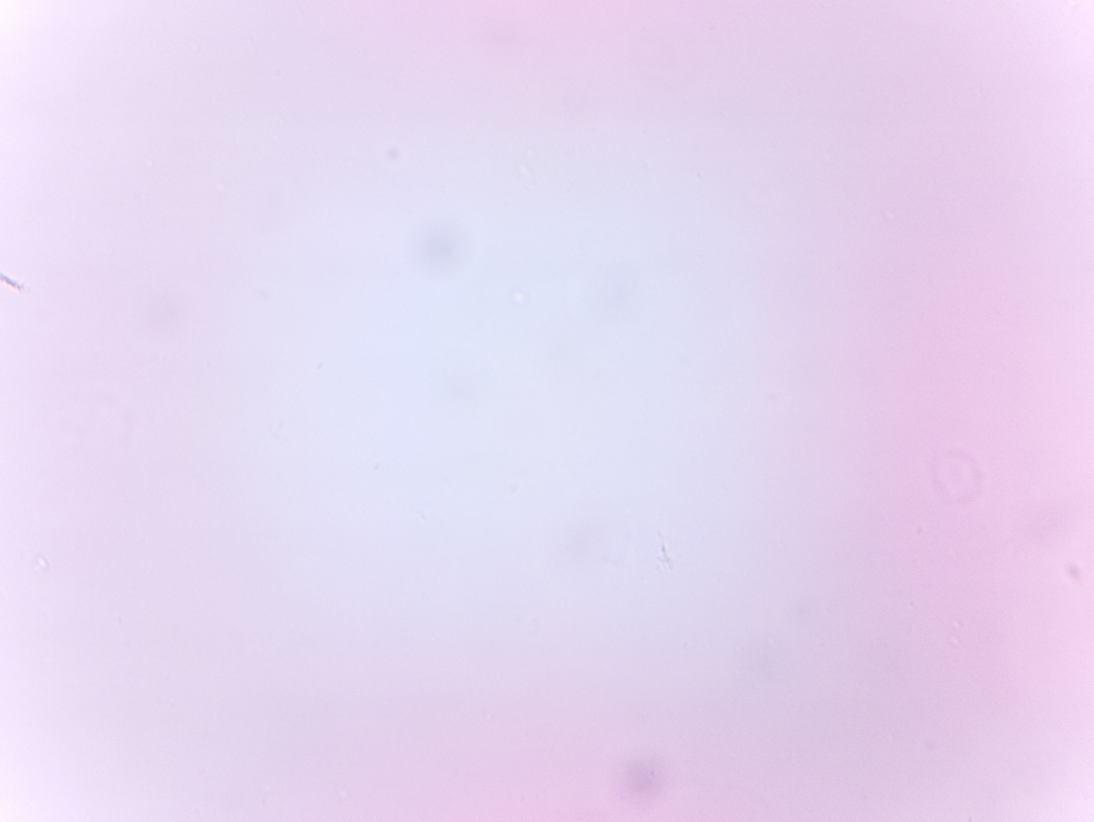
#> input picture Segmentation_portable/Example/img/sd_astrionella_formosa_tube1_1/sd_astrionella_formosa_tube1_1_95/17_12_54_255905.jpg, 3280 x 2464 px (shown at 1/3 size); its folder holds only this picture in this run
$ python -i segmentation.py   (imports and definitions only)
#> lines starting #> are read from the running program, lines starting #| are printed output that depends on the picture
#> further down, picture is the input picture: shape (2464, 3280, 3); mean B, G, R 240.1, 214.4, 229.2
# -*- coding: utf-8 -*-
"""
Created on Tue Oct 19 18:17:38 2021

@author: Gabriel Vallat
"""
import numpy as np
from scipy import ndimage
from skimage import morphology
from skimage import filters
import skimage
import matplotlib.pyplot as plt
from matplotlib import patches
import math
import time
import os
# [265 lines left out: functions normalize, stat_aquisition, standardize_aquisition, stat_aquisition_from_file, label_standard, label_img_noBG and 1 more, not called in this run]

def label_img(img, shrink_factor = 2, th = 0.05, dil_size = 12, min_area = 3000,
              timed = 0, plot = False):
#> called with shrink_factor = 2, th = 0.05, dil_size = 12, min_area = 3000, timed = 0, plot = False
    dil_size //= shrink_factor
    min_area //= shrink_factor*shrink_factor
    if timed:
        t0 = time.perf_counter()
    #shrink the image to fasten the calculations
    img_small = np.sum(img[0::shrink_factor,0::shrink_factor],axis=2)
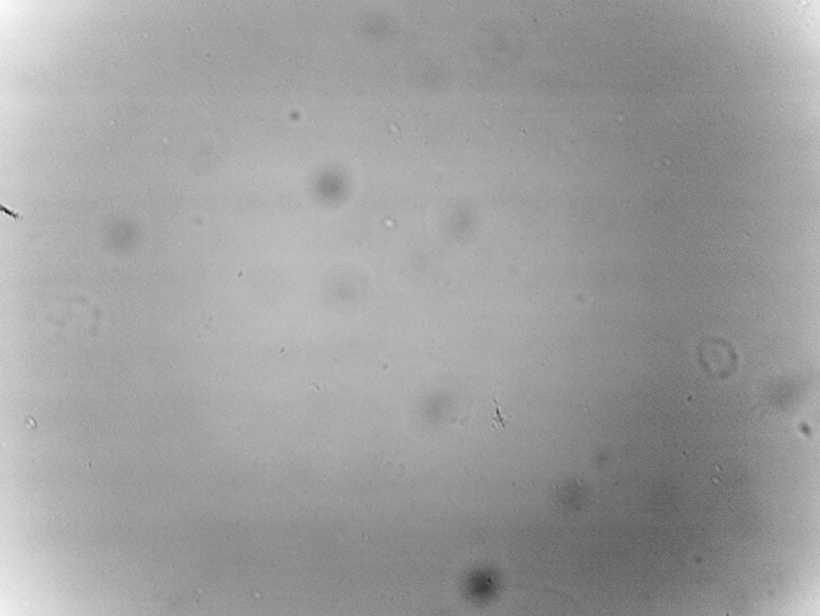
#> img_small: shape (1232, 1640) uint64 (shown at 1/2 size); min 557, max 762, mean 683.7; drawn with min black and max white
    if timed:
        t00 = time.perf_counter()
    #sobel:
    img_border = filters.sobel(img_small)
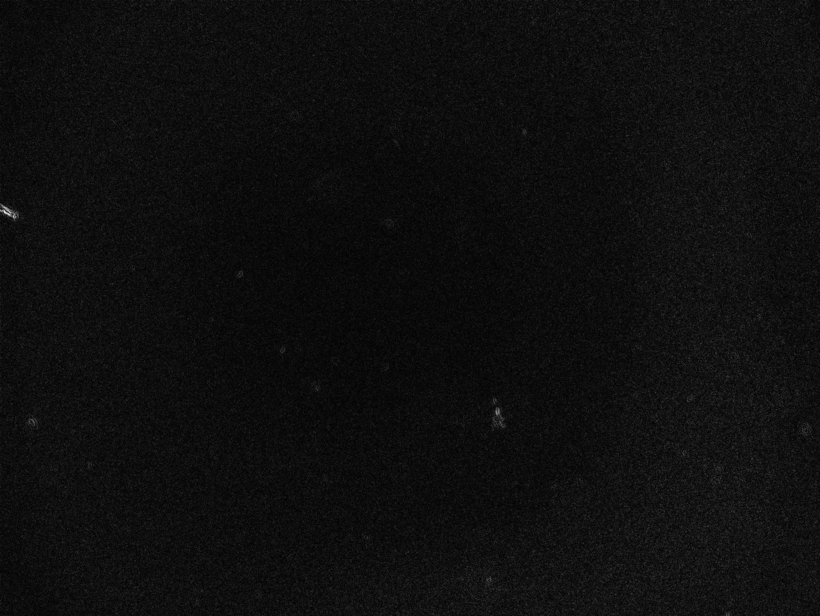
#> img_border: shape (1232, 1640) float64 (shown at 1/2 size); min 0, max 3.31e-18, mean 1.95e-19; drawn with min black and max white
    if timed:
        t1 = time.perf_counter()

    #normalize the sobel filtered images
    b_min = np.min(img_border)
#> b_min = 0
    b_max = np.max(img_border)
#> b_max = 3.31e-18
    diff = b_max-b_min
#> diff = 3.31e-18
    img_bordern = (img_border-b_min)/diff
    if timed:
        t2 = time.perf_counter()

    #binarize
    img_bin = img_bordern > th
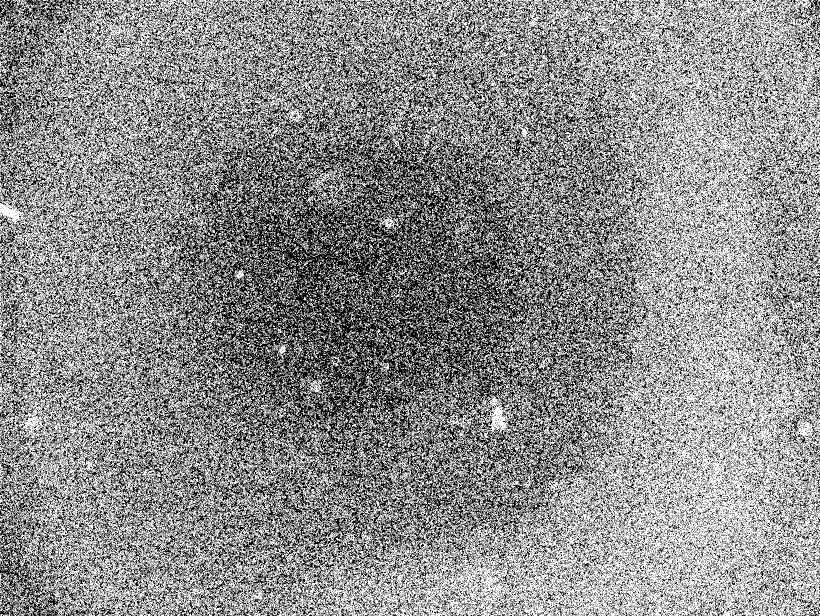
#> img_bin: shape (1232, 1640) bool (shown at 1/2 size); 55% white; black in thin lines or dots
    if timed:
        t3 = time.perf_counter()

    #morphological closing
    img_close = morphology.binary_dilation(img_bin,selem = morphology.disk(dil_size))
#> img_close: shape (1232, 1640) bool; every value is 1
    if timed:
        t4 = time.perf_counter()

    #watershed
    img_label, n_ROI = ndimage.label(img_close.astype(int))
#> img_label: shape (1232, 1640) int32; every value is 1
#> n_ROI = 1
    if timed:
        t5 = time.perf_counter()

    #filter out the parts too small to be an image as well as the background
    ids, count = np.unique(img_label,return_counts = True)
#> ids = [1]; count = [2020480]
    new_ids = np.zeros((ids[-1]+1), dtype = int)
#> new_ids = [0, 0]
    j = 0
    for i,c in zip(ids,count):
        if c != np.max(count) and c > min_area:
                j = j+1
                new_ids[i]=j
#> this loop made 1 pass
#> (i, c) on pass 1: (1, 2020480)
#> after the loop, j = 0

    #apply the filter:
    if j > 0:
        img_filtered = new_ids[img_label[:,:]]
    else:
        img_filtered = np.zeros(np.shape(img_label),dtype = int)
    if timed:
        t6 = time.perf_counter()


    #print performances:
    if timed > 1:
        print('the preprocessing took: \n - '
             +str(t00-t0)+'s to shrink the image\n - '
             +str(t1-t00)+'s to process the high pass filter\n - '
             +str(t2-t1)+'s to normalize the image\n - '
             +str(t3-t2)+'s to binarize it\n - '
             +str(t4-t3)+'s to close it\n - '
             +str(t5-t4)+'s to label it\n - '
             +str(t6-t5)+'s to filter it \n ----TOTAL: '+str(t6-t0))

    if plot:
        #plot
        fig, ax = plt.subplots(3, 2, figsize=(15, 18))

        ax[0,0].imshow(img)
        ax[0,0].set_title('original img ' )
        ax[0,0].axis('off')

        ax[0,1].set_title('img high pass')
        ax[0,1].imshow(img_bordern)
        ax[0,1].axis('off')

        ax[1,0].set_title('img binarized')
        ax[1,0].imshow(img_bin)
        ax[1,0].axis('off')

        ax[1,1].set_title('img closed')
        ax[1,1].imshow(img_close)
        ax[1,1].axis('off')

        ax[2,0].set_title('img labeled')
        ax[2,0].imshow(img_label)
        ax[2,0].axis('off')

        ax[2,1].set_title('img filtered')
        ax[2,1].imshow(img_filtered)
        ax[2,1].axis('off')
        plt.show()
    if timed:
        return img_filtered, t6-t0
    return img_filtered


# [111 lines left out: functions segment, multichannel_segment, segment_corners, get_ROI, not called in this run]

>>> import cv2
>>> picture = cv2.imread('../Segmentation_portable/Example/img/sd_astrionella_formosa_tube1_1/sd_astrionella_formosa_tube1_1_95/17_12_54_255905.jpg')
>>> result = label_img(picture)
#> result: shape (1232, 1640) int64; every value is 0
